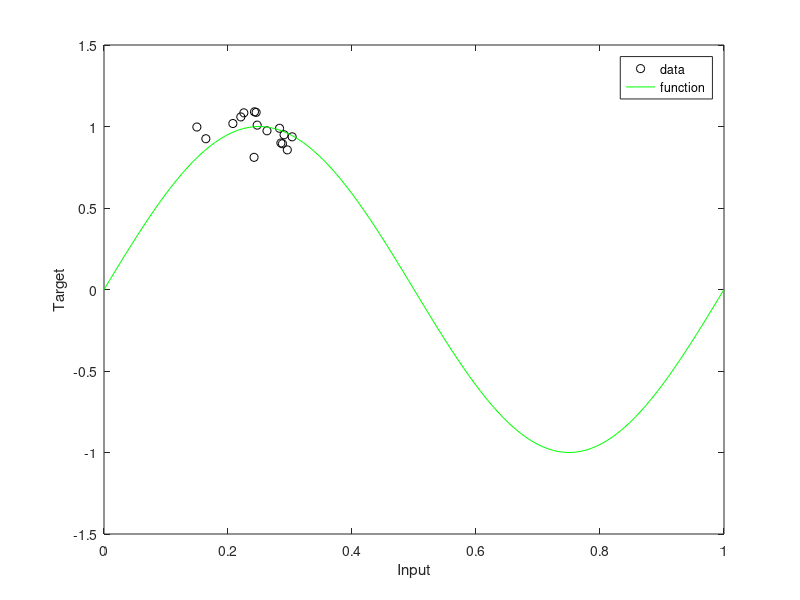

MATLAB code for this plot: (Note: this script raises an error after producing the figure.)
%DEMEV1	Demonstrate Bayesian regression for the MLP.
%
%	Description
%	The problem consists an input variable X which sampled from a
%	Gaussian distribution, and a target variable T generated by computing
%	SIN(2*PI*X) and adding Gaussian noise. A 2-layer network with linear
%	outputs is trained by minimizing a sum-of-squares error function with
%	isotropic Gaussian regularizer, using the scaled conjugate gradient
%	optimizer. The hyperparameters ALPHA and BETA are re-estimated using
%	the function EVIDENCE. A graph  is plotted of the original function,
%	the training data, the trained network function, and the error bars.
%
%	See also
%	EVIDENCE, MLP, SCG, DEMARD, DEMMLP1
%

%	Copyright (c) Ian T Nabney (1996-2001)

clc;
disp('This demonstration illustrates the application of Bayesian')
disp('re-estimation to determine the hyperparameters in a simple regression')
disp('problem. It is based on a local quadratic approximation to a design of')
disp('the posterior distribution and the evidence maximization framework of')
disp('MacKay.')
disp(' ')
disp('First, we generate a synthetic data set consisting of a single input')
disp('variable x sampled from a Gaussian distribution, and a target variable')
disp('t obtained by evaluating sin(2*pi*x) and adding Gaussian noise.')
disp(' ')
disp('Press any key to see a plot of the data together with the sine function.')
pause;

% Generate the matrix of inputs x and targets t.

ndata = 16;			% Number of data points.
noise = 0.1;			% Standard deviation of noise distribution.
randn('state', 0);
x = 0.25 + 0.07*randn(ndata, 1);
t = sin(2*pi*x) + noise*randn(size(x));

% Plot the data and the original sine function.
h = figure;
nplot = 200;
plotvals = linspace(0, 1, nplot)';
plot(x, t, 'ok')
xlabel('Input')
ylabel('Target')
hold on
axis([0 1 -1.5 1.5])
fplot('sin(2*pi*x)', [0 1], '-g')
legend('data', 'function');

disp(' ')
disp('Press any key to continue')
pause; clc;

disp('Next we create a two-layer MLP network having 3 hidden units and one')
disp('linear output. The designl assumes Gaussian target noise governed by an')
disp('inverse variance hyperparmeter beta, and uses a simple Gaussian prior')
disp('distribution governed by an inverse variance hyperparameter alpha.')
disp(' ');
disp('The network weights and the hyperparameters are initialised and then')
disp('the weights are optimized with the scaled conjugate gradient')
disp('algorithm using the SCG function, with the hyperparameters kept')
disp('fixed. After a maximum of 500 iterations, the hyperparameters are')
disp('re-estimated using the EVIDENCE function. The process of optimizing')
disp('the weights with fixed hyperparameters and then re-estimating the')
disp('hyperparameters is repeated for a total of 3 cycles.')
disp(' ')
disp('Press any key to train the network and determine the hyperparameters.')
pause;

% Set up network parameters.
nin = 1;		% Number of inputs.
nhidden = 3;		% Number of hidden units.
nout = 1;		% Number of outputs.
alpha = 0.01;		% Initial prior hyperparameter. 
beta_init = 50.0;	% Initial noise hyperparameter.

% Create and initialize network weight vector.
net = mlp(nin, nhidden, nout, 'linear', alpha, beta_init);

% Set up vector of options for the optimiser.
nouter = 3;			% Number of outer loops.
ninner = 1;			% Number of innter loops.
options = zeros(1,18);		% Default options vector.
options(1) = 1;			% This provides obs of error values.
options(2) = 1.0e-7;		% Absolute precision for weights.
options(3) = 1.0e-7;		% Precision for objective function.
options(14) = 500;		% Number of training cycles in inner loop. 

% Train using scaled conjugate gradients, re-estimating alpha and beta.
for k = 1:nouter
  net = netopt(net, options, x, t, 'scg');
  [net, gamma] = evidence(net, x, t, ninner);
  fprintf(1, '\nRe-estimation cycle %d:\n', k);
  fprintf(1, '  alpha =  %8.5f\n', net.alpha);
  fprintf(1, '  beta  =  %8.5f\n', net.beta);
  fprintf(1, '  gamma =  %8.5f\n\n', gamma);
  disp(' ')
  disp('Press any key to continue.')
  pause;
end

fprintf(1, 'true beta: %f\n', 1/(noise*noise));

disp(' ')
disp('Network training and hyperparameter re-estimation are now complete.') 
disp('Compare the final value for the hyperparameter beta with the true') 
disp('value.')
disp(' ')
disp('Notice that the final error value is close to the number of data')
disp(['points (', num2str(ndata),') divided by two.'])
disp(' ')
disp('Press any key to continue.')
pause; clc;
disp('We can now plot the function represented by the trained network. This')
disp('corresponds to the mean of the predictive distribution. We can also')
disp('plot ''error bars'' representing one standard deviation of the')
disp('predictive distribution around the mean.')
disp(' ')
disp('Press any key to add the network function and error bars to the plot.')
pause;

% Evaluate error bars.
[y, sig2] = netevfwd(mlppak(net), net, x, t, plotvals);
sig = sqrt(sig2);

% Plot the data, the original function, and the trained network function.
[y, z] = mlpfwd(net, plotvals);
figure(h); hold on;
plot(plotvals, y, '-r')
xlabel('Input')
ylabel('Target')
plot(plotvals, y + sig, '-b');
plot(plotvals, y - sig, '-b');
legend('data', 'function', 'network', 'error bars');

disp(' ')
disp('Notice how the confidence interval spanned by the ''error bars'' is')
disp('smaller in the region of input space where the data density is high,')
disp('and becomes larger in regions away from the data.')
disp(' ')
disp('Press any key to end.')
pause; clc; close(h); 
%clear all
